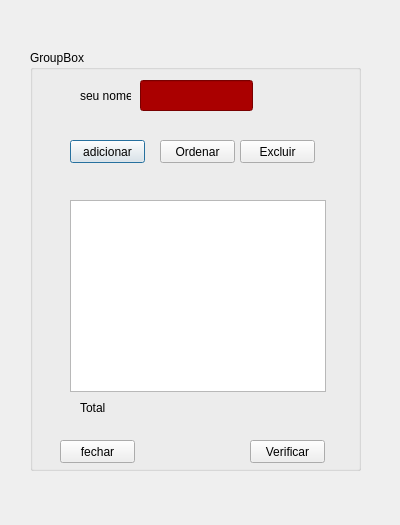
<?xml version="1.0" encoding="UTF-8"?>
<ui version="4.0">
 <class>Dialog</class>
 <widget class="QDialog" name="Dialog">
  <property name="geometry">
   <rect>
    <x>0</x>
    <y>0</y>
    <width>400</width>
    <height>525</height>
   </rect>
  </property>
  <property name="windowTitle">
   <string>Dialog</string>
  </property>
  <widget class="QGroupBox" name="groupBox">
   <property name="geometry">
    <rect>
     <x>30</x>
     <y>50</y>
     <width>331</width>
     <height>421</height>
    </rect>
   </property>
   <property name="title">
    <string>GroupBox</string>
   </property>
   <widget class="QPushButton" name="btadicionar">
    <property name="geometry">
     <rect>
      <x>40</x>
      <y>90</y>
      <width>75</width>
      <height>23</height>
     </rect>
    </property>
    <property name="text">
     <string>adicionar</string>
    </property>
   </widget>
   <widget class="QLabel" name="label">
    <property name="geometry">
     <rect>
      <x>50</x>
      <y>30</y>
      <width>51</width>
      <height>31</height>
     </rect>
    </property>
    <property name="text">
     <string>seu nome</string>
    </property>
   </widget>
   <widget class="QLineEdit" name="lineEdit">
    <property name="geometry">
     <rect>
      <x>110</x>
      <y>30</y>
      <width>113</width>
      <height>31</height>
     </rect>
    </property>
    <property name="styleSheet">
     <string notr="true">background:
	rgb(170, 0, 0);</string>
    </property>
   </widget>
   <widget class="QPushButton" name="btexcluir">
    <property name="geometry">
     <rect>
      <x>210</x>
      <y>90</y>
      <width>75</width>
      <height>23</height>
     </rect>
    </property>
    <property name="text">
     <string>Excluir</string>
    </property>
   </widget>
   <widget class="QPushButton" name="btfechar">
    <property name="geometry">
     <rect>
      <x>30</x>
      <y>390</y>
      <width>75</width>
      <height>23</height>
     </rect>
    </property>
    <property name="text">
     <string>fechar</string>
    </property>
   </widget>
   <widget class="QPushButton" name="btordenar">
    <property name="geometry">
     <rect>
      <x>130</x>
      <y>90</y>
      <width>75</width>
      <height>23</height>
     </rect>
    </property>
    <property name="text">
     <string>Ordenar</string>
    </property>
   </widget>
   <widget class="QListWidget" name="lista">
    <property name="geometry">
     <rect>
      <x>40</x>
      <y>150</y>
      <width>256</width>
      <height>192</height>
     </rect>
    </property>
   </widget>
   <widget class="QPushButton" name="pushButton">
    <property name="geometry">
     <rect>
      <x>220</x>
      <y>390</y>
      <width>75</width>
      <height>23</height>
     </rect>
    </property>
    <property name="text">
     <string>Verificar</string>
    </property>
   </widget>
   <widget class="QLabel" name="label_2">
    <property name="geometry">
     <rect>
      <x>50</x>
      <y>350</y>
      <width>31</width>
      <height>16</height>
     </rect>
    </property>
    <property name="text">
     <string>Total</string>
    </property>
   </widget>
   <widget class="QLabel" name="lbconta">
    <property name="geometry">
     <rect>
      <x>90</x>
      <y>350</y>
      <width>47</width>
      <height>13</height>
     </rect>
    </property>
    <property name="text">
     <string/>
    </property>
   </widget>
  </widget>
 </widget>
 <resources/>
 <connections/>
</ui>
